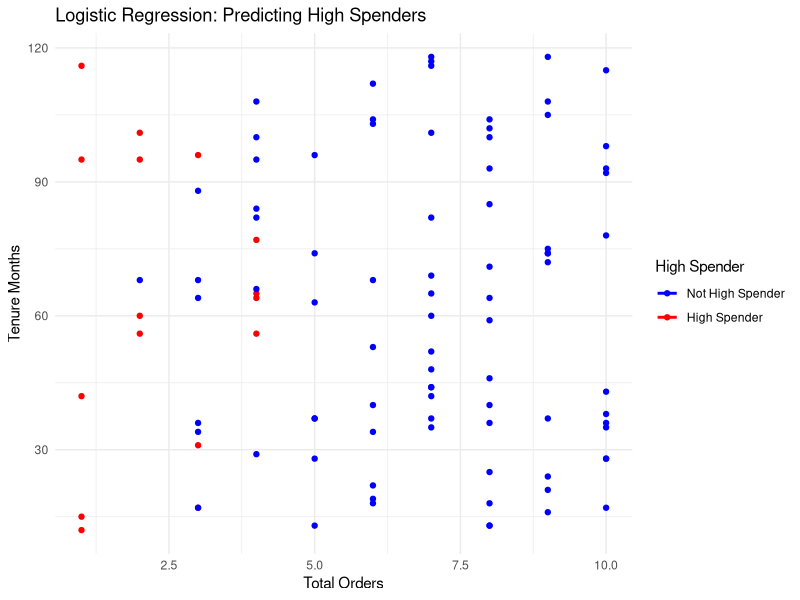

Generate this figure with R:
library(dplyr) # for data manipulation
library(ggplot2) 
install.packages("dplyr")
install.packages("ggplot2")
set.seed(123)
customers <- data.frame(
customer_id = 1:100,
total_spend = runif(100, min = 100, max = 1000),
total_orders = sample(1:10, 100, replace = TRUE),
tenure_months = sample(12:120, 100, replace = TRUE)
)
print(customers)

print(head(customers))
avg_spend_per_order <- customers$total_spend / customers$total_orders
print(avg_spend_per_order)
print(head(avg_spend_per_order))
customers$high_spender <- ifelse(avg_spend_per_order > 200, 1, 0)
print(customers$high_spender)
print(head(customers$high_spender))
customers$high_spender <- factor(customers$high_spender, levels = c(0, 1), labels = c("Not High Spender", "High Spender"))
logit_model <- glm(high_spender ~ total_orders + tenure_months, data = customers, family = "binomial")
print(logit_model)
summary(logit_model)
ggplot(customers, aes(x = total_orders, y = tenure_months, color = high_spender)) +geom_point() +  
geom_smooth(method = "glm", method.args = list(family = "binomial"), se = FALSE) +  labs(title = "Logistic Regression: Predicting High Spenders", x = "Total Orders",
 y = "Tenure Months",color = "High Spender") +scale_color_manual(values = c("blue", "red")) + 
  theme_minimal()  # Minimal theme
install.packages('ggplot2')

